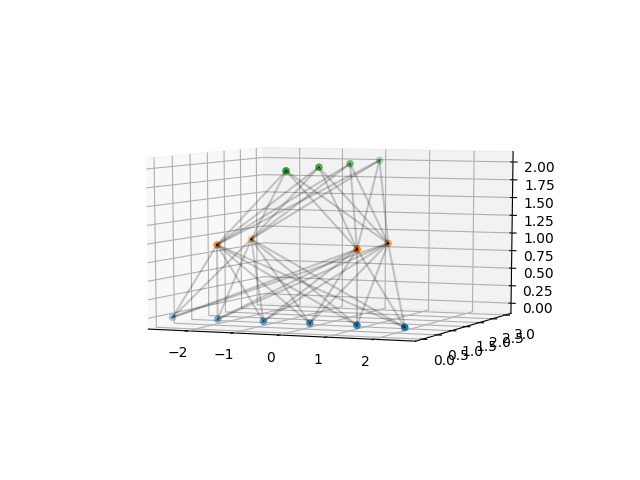

Python code for this plot:
import matplotlib as mpl
from mpl_toolkits.mplot3d import Axes3D
import numpy as np
import matplotlib.pyplot as plt

fig = plt.figure()
ax = fig.add_subplot(111, projection='3d')
ax.set_aspect('equal')

# ax.plot(x, y, z, label='parametric curve')
x1=[-2.5, -1.5, -0.5, 0.5, 1.5, 2.5]
y1=[0]*6
z1=[0]*6
ax.scatter(x1, y1, z1)

x2=[-1.5, 1.5, -1.5, 1.5]
y2=[0, 0, 1, 1]
z2=[1]*4
ax.scatter(x2, y2, z2)

x3=[0, 0, 0, 0]
y3=[0, 1, 2, 3]
z3=[2]*4
ax.scatter(x3, y3, z3)

for i in range(6):
    for j in range(4):
        ax.plot([x1[i], x2[j]], [y1[i], y2[j]], [z1[i], z2[j]], c='black', alpha=0.2)

for i in range(4):
    for j in range(4):
        ax.plot([x3[i], x2[j]], [y3[i], y2[j]], [z3[i], z2[j]], c='black', alpha=0.2)

plt.show()
